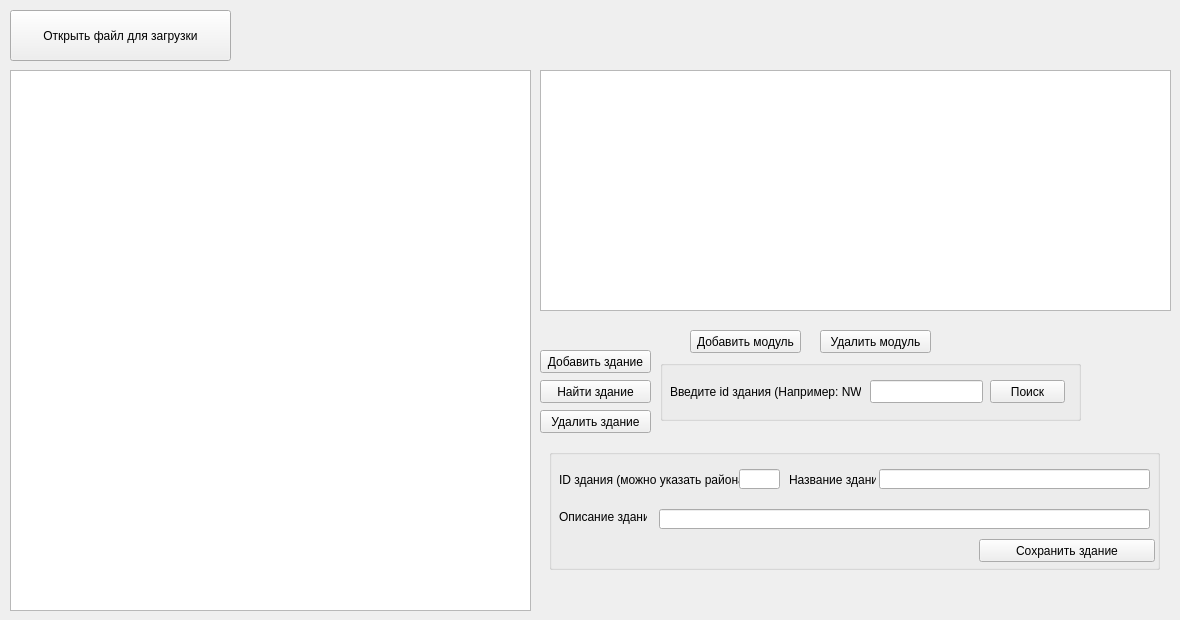
    <widget class="QWidget" name="house_editor">
     <attribute name="title">
      <string>Редактор домов</string>
     </attribute>
     <widget class="QPushButton" name="open_house_file">
      <property name="geometry">
       <rect>
        <x>10</x>
        <y>10</y>
        <width>221</width>
        <height>51</height>
       </rect>
      </property>
      <property name="text">
       <string>Открыть файл для загрузки</string>
      </property>
     </widget>
     <widget class="QListWidget" name="all_house">
      <property name="enabled">
       <bool>true</bool>
      </property>
      <property name="geometry">
       <rect>
        <x>10</x>
        <y>70</y>
        <width>521</width>
        <height>541</height>
       </rect>
      </property>
      <property name="font">
       <font>
        <pointsize>9</pointsize>
       </font>
      </property>
      <property name="autoScroll">
       <bool>true</bool>
      </property>
     </widget>
     <widget class="QListWidget" name="all_module">
      <property name="geometry">
       <rect>
        <x>540</x>
        <y>70</y>
        <width>631</width>
        <height>241</height>
       </rect>
      </property>
      <property name="font">
       <font>
        <pointsize>9</pointsize>
       </font>
      </property>
      <property name="autoFillBackground">
       <bool>false</bool>
      </property>
      <property name="styleSheet">
       <string notr="true"/>
      </property>
      <property name="tabKeyNavigation">
       <bool>false</bool>
      </property>
      <property name="dragEnabled">
       <bool>false</bool>
      </property>
      <property name="dragDropOverwriteMode">
       <bool>false</bool>
      </property>
      <property name="alternatingRowColors">
       <bool>false</bool>
      </property>
      <property name="isWrapping" stdset="0">
       <bool>false</bool>
      </property>
      <property name="uniformItemSizes">
       <bool>false</bool>
      </property>
      <property name="wordWrap">
       <bool>false</bool>
      </property>
      <property name="selectionRectVisible">
       <bool>false</bool>
      </property>
      <property name="sortingEnabled">
       <bool>false</bool>
      </property>
     </widget>
     <widget class="QPushButton" name="append_house">
      <property name="geometry">
       <rect>
        <x>540</x>
        <y>350</y>
        <width>111</width>
        <height>23</height>
       </rect>
      </property>
      <property name="text">
       <string>Добавить здание</string>
      </property>
     </widget>
     <widget class="QPushButton" name="find_house">
      <property name="geometry">
       <rect>
        <x>540</x>
        <y>380</y>
        <width>111</width>
        <height>23</height>
       </rect>
      </property>
      <property name="text">
       <string>Найти здание</string>
      </property>
     </widget>
     <widget class="QPushButton" name="append_module">
      <property name="geometry">
       <rect>
        <x>690</x>
        <y>330</y>
        <width>111</width>
        <height>23</height>
       </rect>
      </property>
      <property name="text">
       <string>Добавить модуль</string>
      </property>
     </widget>
     <widget class="QPushButton" name="delete_module">
      <property name="geometry">
       <rect>
        <x>820</x>
        <y>330</y>
        <width>111</width>
        <height>23</height>
       </rect>
      </property>
      <property name="text">
       <string>Удалить модуль</string>
      </property>
     </widget>
     <widget class="QPushButton" name="delete_house">
      <property name="geometry">
       <rect>
        <x>540</x>
        <y>410</y>
        <width>111</width>
        <height>23</height>
       </rect>
      </property>
      <property name="text">
       <string>Удалить здание</string>
      </property>
     </widget>
     <widget class="QGroupBox" name="groupBox_moduls">
      <property name="enabled">
       <bool>true</bool>
      </property>
      <property name="geometry">
       <rect>
        <x>10</x>
        <y>70</y>
        <width>521</width>
        <height>421</height>
       </rect>
      </property>
      <property name="tabletTracking">
       <bool>false</bool>
      </property>
      <property name="acceptDrops">
       <bool>false</bool>
      </property>
      <property name="autoFillBackground">
       <bool>true</bool>
      </property>
      <property name="title">
       <string/>
      </property>
      <property name="flat">
       <bool>false</bool>
      </property>
      <property name="checkable">
       <bool>false</bool>
      </property>
      <widget class="QWidget" name="layoutWidget">
       <property name="geometry">
        <rect>
         <x>10</x>
         <y>10</y>
         <width>501</width>
         <height>401</height>
        </rect>
       </property>
       <layout class="QGridLayout" name="gridLayout_2">
        <item row="0" column="0" colspan="3">
         <widget class="QLabel" name="label_TypeOFModule">
          <property name="sizePolicy">
           <sizepolicy hsizetype="Maximum" vsizetype="Maximum">
            <horstretch>0</horstretch>
            <verstretch>0</verstretch>
           </sizepolicy>
          </property>
          <property name="text">
           <string>Тип модуля (TypeOFModule)</string>
          </property>
         </widget>
        </item>
        <item row="0" column="3" colspan="2">
         <widget class="QComboBox" name="comboBox_TypeOFModule">
          <item>
           <property name="text">
            <string>FlatModule</string>
           </property>
          </item>
          <item>
           <property name="text">
            <string>ChillModule</string>
           </property>
          </item>
          <item>
           <property name="text">
            <string>QuestModule</string>
           </property>
          </item>
          <item>
           <property name="text">
            <string>ShopModule</string>
           </property>
          </item>
          <item>
           <property name="text">
            <string>WorkPlaceModule</string>
           </property>
          </item>
         </widget>
        </item>
        <item row="0" column="5" colspan="3">
         <widget class="QLabel" name="label_ModuleSequenceID">
          <property name="text">
           <string>ID модуля (ModuleSequenceID)</string>
          </property>
         </widget>
        </item>
        <item row="0" column="8">
         <widget class="QLineEdit" name="ModuleSequenceID"/>
        </item>
        <item row="1" column="0">
         <widget class="QLabel" name="label_Descr">
          <property name="text">
           <string>Описание</string>
          </property>
         </widget>
        </item>
        <item row="2" column="0" colspan="3">
         <widget class="QLabel" name="label_Kolvo_rab">
          <property name="text">
           <string>Количество рабочих</string>
          </property>
         </widget>
        </item>
        <item row="2" column="3">
         <widget class="QLineEdit" name="Kolvo_rab"/>
        </item>
        <item row="3" column="0" colspan="2">
         <widget class="QLabel" name="label_Start_work">
          <property name="text">
           <string>Начало смены</string>
          </property>
         </widget>
        </item>
        <item row="3" column="3">
         <widget class="QLineEdit" name="Start_work">
          <property name="frame">
           <bool>true</bool>
          </property>
         </widget>
        </item>
        <item row="4" column="0" colspan="3">
         <widget class="QLabel" name="label_shift_duration">
          <property name="text">
           <string>Продолжительность смены</string>
          </property>
         </widget>
        </item>
        <item row="4" column="3">
         <widget class="QLineEdit" name="shift_duration"/>
        </item>
        <item row="5" column="0">
         <widget class="QLabel" name="label_Lider">
          <property name="text">
           <string>Lider</string>
          </property>
         </widget>
        </item>
        <item row="5" column="1" colspan="2">
         <widget class="QComboBox" name="comboBox_Lider">
          <item>
           <property name="text">
            <string>Нет</string>
           </property>
          </item>
          <item>
           <property name="text">
            <string>Administrator</string>
           </property>
          </item>
         </widget>
        </item>
        <item row="5" column="3">
         <widget class="QLabel" name="label_Specialist">
          <property name="text">
           <string>Specialist</string>
          </property>
         </widget>
        </item>
        <item row="5" column="4" colspan="2">
         <widget class="QComboBox" name="comboBox_Specialist">
          <item>
           <property name="text">
            <string>Нет</string>
           </property>
          </item>
          <item>
           <property name="text">
            <string>Specialist</string>
           </property>
          </item>
          <item>
           <property name="text">
            <string>Vendor</string>
           </property>
          </item>
         </widget>
        </item>
        <item row="5" column="6">
         <widget class="QLabel" name="label_Workman">
          <property name="text">
           <string>Workman</string>
          </property>
         </widget>
        </item>
        <item row="5" column="7" colspan="2">
         <widget class="QComboBox" name="comboBox_Workman">
          <item>
           <property name="text">
            <string>Нет</string>
           </property>
          </item>
          <item>
           <property name="text">
            <string>Handyman</string>
           </property>
          </item>
          <item>
           <property name="text">
            <string>Janitor</string>
           </property>
          </item>
         </widget>
        </item>
        <item row="6" column="0" colspan="6">
         <widget class="QPushButton" name="pushButton_save_rab">
          <property name="text">
           <string>Сохранить рабочих(можно несколько раз добавлять)</string>
          </property>
         </widget>
        </item>
        <item row="6" column="6" colspan="3">
         <widget class="QPushButton" name="pushButton_save_all_module">
          <property name="text">
           <string>Сохранить всё</string>
          </property>
         </widget>
        </item>
        <item row="1" column="1" colspan="8">
         <widget class="QLineEdit" name="Description"/>
        </item>
        <item row="2" column="6">
         <widget class="QLabel" name="label_Shab_Or_Hand">
          <property name="text">
           <string>Задать работу</string>
          </property>
         </widget>
        </item>
        <item row="3" column="6">
         <widget class="QLabel" name="label_Shablon">
          <property name="text">
           <string>Шаблон</string>
          </property>
         </widget>
        </item>
        <item row="2" column="7" colspan="2">
         <widget class="QComboBox" name="comboBox_label_Shab_Or_Hand">
          <item>
           <property name="text">
            <string>Шаблон</string>
           </property>
          </item>
          <item>
           <property name="text">
            <string>Вручную</string>
           </property>
          </item>
         </widget>
        </item>
        <item row="3" column="7" colspan="2">
         <widget class="QComboBox" name="comboBox_Shablon">
          <item>
           <property name="text">
            <string>smallwork</string>
           </property>
          </item>
          <item>
           <property name="text">
            <string>middlework</string>
           </property>
          </item>
          <item>
           <property name="text">
            <string>bigwork</string>
           </property>
          </item>
          <item>
           <property name="text">
            <string>gigawork</string>
           </property>
          </item>
          <item>
           <property name="text">
            <string>lavka</string>
           </property>
          </item>
          <item>
           <property name="text">
            <string>smallstore</string>
           </property>
          </item>
          <item>
           <property name="text">
            <string>pub</string>
           </property>
          </item>
         </widget>
        </item>
        <item row="2" column="4" colspan="2">
         <widget class="QPushButton" name="random_flat">
          <property name="text">
           <string>Случайно</string>
          </property>
         </widget>
        </item>
       </layout>
      </widget>
     </widget>
     <widget class="QGroupBox" name="groupBox_append_house">
      <property name="geometry">
       <rect>
        <x>549</x>
        <y>449</y>
        <width>611</width>
        <height>121</height>
       </rect>
      </property>
      <property name="autoFillBackground">
       <bool>true</bool>
      </property>
      <property name="title">
       <string/>
      </property>
      <widget class="QPushButton" name="pushButton_save_house">
       <property name="geometry">
        <rect>
         <x>430</x>
         <y>90</y>
         <width>176</width>
         <height>23</height>
        </rect>
       </property>
       <property name="text">
        <string>Сохранить здание</string>
       </property>
      </widget>
      <widget class="QLabel" name="label_house_desc">
       <property name="geometry">
        <rect>
         <x>10</x>
         <y>60</y>
         <width>88</width>
         <height>16</height>
        </rect>
       </property>
       <property name="text">
        <string>Описание здания</string>
       </property>
      </widget>
      <widget class="QLineEdit" name="house_desc">
       <property name="geometry">
        <rect>
         <x>110</x>
         <y>60</y>
         <width>491</width>
         <height>20</height>
        </rect>
       </property>
      </widget>
      <widget class="QLabel" name="label_id_house">
       <property name="geometry">
        <rect>
         <x>10</x>
         <y>20</y>
         <width>181</width>
         <height>21</height>
        </rect>
       </property>
       <property name="text">
        <string>ID здания (можно указать района)</string>
       </property>
      </widget>
      <widget class="QLineEdit" name="id_house">
       <property name="geometry">
        <rect>
         <x>190</x>
         <y>20</y>
         <width>41</width>
         <height>20</height>
        </rect>
       </property>
       <property name="sizePolicy">
        <sizepolicy hsizetype="Minimum" vsizetype="Minimum">
         <horstretch>0</horstretch>
         <verstretch>0</verstretch>
        </sizepolicy>
       </property>
       <property name="minimumSize">
        <size>
         <width>3</width>
         <height>10</height>
        </size>
       </property>
       <property name="sizeIncrement">
        <size>
         <width>3</width>
         <height>3</height>
        </size>
       </property>
       <property name="baseSize">
        <size>
         <width>4</width>
         <height>4</height>
        </size>
       </property>
      </widget>
      <widget class="QLineEdit" name="house_name">
       <property name="geometry">
        <rect>
         <x>330</x>
         <y>20</y>
         <width>271</width>
         <height>20</height>
        </rect>
       </property>
      </widget>
      <widget class="QLabel" name="label_house_name">
       <property name="geometry">
        <rect>
         <x>240</x>
         <y>10</y>
         <width>87</width>
         <height>41</height>
        </rect>
       </property>
       <property name="text">
        <string>Название здания</string>
       </property>
      </widget>
     </widget>
     <widget class="QGroupBox" name="groupBox_search_house">
      <property name="geometry">
       <rect>
        <x>660</x>
        <y>360</y>
        <width>421</width>
        <height>61</height>
       </rect>
      </property>
      <property name="title">
       <string/>
      </property>
      <widget class="QPushButton" name="pushButton_search_id_house">
       <property name="geometry">
        <rect>
         <x>330</x>
         <y>20</y>
         <width>75</width>
         <height>23</height>
        </rect>
       </property>
       <property name="text">
        <string>Поиск</string>
       </property>
      </widget>
      <widget class="QLabel" name="label_info_house">
       <property name="geometry">
        <rect>
         <x>10</x>
         <y>20</y>
         <width>191</width>
         <height>23</height>
        </rect>
       </property>
       <property name="text">
        <string>Введите id здания (Например: NW-1)</string>
       </property>
      </widget>
      <widget class="QLineEdit" name="search_id_house">
       <property name="geometry">
        <rect>
         <x>210</x>
         <y>20</y>
         <width>113</width>
         <height>23</height>
        </rect>
       </property>
      </widget>
     </widget>
     <zorder>open_house_file</zorder>
     <zorder>all_module</zorder>
     <zorder>append_house</zorder>
     <zorder>find_house</zorder>
     <zorder>append_module</zorder>
     <zorder>delete_module</zorder>
     <zorder>delete_house</zorder>
     <zorder>groupBox_moduls</zorder>
     <zorder>groupBox_append_house</zorder>
     <zorder>groupBox_search_house</zorder>
     <zorder>all_house</zorder>
    </widget>
